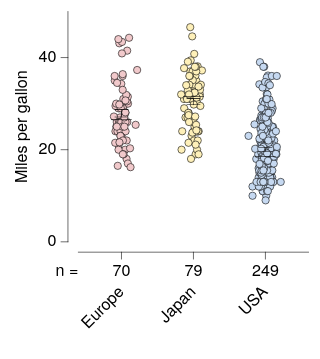

Vega-Lite specification for this chart:
### Vega-Lite specification from a JSON file in a GitHub repository (floating-point values rounded to 4 significant figures; data arrays with more than 128 entries replaced by an {"elided": "..."} marker saying what was removed)
{"background": null, "config": {"arc": {"fill": "#DBDBDB", "fillOpacity": 1.0, "innerRadius": 25.0, "padAngle": 0.03, "stroke": "black", "strokeOpacity": 1, "strokeWidth": 0.25}, "area": {"fill": "#DBDBDB", "fillOpacity": 1.0, "stroke": "black", "strokeOpacity": 1, "strokeWidth": 0.25}, "axis": {"domain": true, "domainCap": "round", "domainColor": "black", "domainWidth": 0.25, "grid": false, "gridCap": "round", "gridColor": "#F1F1F1", "gridDash": [0, 0], "gridOpacity": 1.0, "gridWidth": 0.25, "labelColor": "black", "labelFont": "Helvetica Neue", "labelFontSize": 7, "labelFontStyle": "normal", "labelFontWeight": 400, "offset": 4.5, "ticks": true, "tickCap": "round", "tickColor": "black", "tickRound": false, "tickSize": 3, "tickWidth": 0.25, "titleColor": "black", "titleFont": "Helvetica Neue", "titleFontSize": 7, "titleFontStyle": "normal", "titleFontWeight": 400}, "axisX": {"domain": true, "labelAlign": "center", "labelAngle": 0, "labels": true, "ticks": true, "translate": 0}, "axisY": {"domain": true, "labelAlign": "right", "labelAngle": 0, "labels": true, "ticks": true, "translate": 0}, "axisRight": {"domain": true, "labelAlign": "left", "labelAngle": 0, "labels": true, "ticks": true, "translate": 0}, "axisTop": {"domain": true, "labelAlign": "center", "labelAngle": 0, "labels": true, "ticks": true, "translate": 0}, "axisBand": {"tickOffset": 0}, "bar": {"fill": "#DBDBDB", "fillOpacity": 1.0, "stroke": "black", "strokeOpacity": 1, "strokeWidth": 0.25}, "boxplot": {"size": 9.0, "ticks": {"cornerRadius": 0.25, "fill": "black", "size": 4.5, "thickness": 0.25}, "box": {"fillOpacity": 1.0, "stroke": "black", "strokeOpacity": 1, "strokeWidth": 0.25}, "median": {"fill": "black", "fillOpacity": 1.0, "size": 9.0, "thickness": 0.25}, "rule": {"fill": "black", "fillOpacity": 1.0, "size": 10.0, "stroke": "black", "strokeDash": [0, 0], "strokeOpacity": 1, "strokeWidth": 0.25}, "outliers": {"color": "black", "fill": "black", "fillOpacity": 1.0, "size": 0, "stroke": "black", "strokeOpacity": 1, "strokeWidth": 0.25}}, "circle": {"fill": "black", "fillOpacity": 1.0, "size": 0.5, "stroke": null, "strokeOpacity": 1, "strokeWidth": 0.25}, "errorband": {"band": {"fillOpacity": 0.6, "stroke": null, "strokeWidth": 0.25, "strokeOpacity": 1}, "borders": {"opacity": 0, "strokeOpacity": 0.25, "strokeWidth": 1}}, "errorbar": {"opacity": 1, "rule": {"strokeDash": [0, 0], "strokeWidth": 0.25}, "ticks": {"color": "black", "cornerRadius": 0.125, "opacity": 1, "size": 6.0, "thickness": 0.25}, "thickness": 0.25}, "font": "Helvetica Neue", "geoshape": {"fill": "#DBDBDB", "fillOpacity": 1.0, "stroke": "black", "strokeOpacity": 1, "strokeWidth": 0.25}, "header": {"labelColor": "black", "labelFont": "Helvetica Neue", "labelFontSize": 7, "labelFontStyle": "normal", "labelFontWeight": 400, "titleColor": "black", "titleFont": "Helvetica Neue", "titleFontSize": 7, "titleFontStyle": "normal", "titleFontWeight": 400, "titlePadding": 0}, "legend": {"disable": false, "offset": 4.5, "titlePadding": 4, "labelOffset": 2, "gradientLabelOffset": 2, "gradientLength": 50.0, "gradientThickness": 5.0, "gradientOpacity": 1.0, "gradientStrokeColor": "black", "gradientStrokeWidth": 0.25, "labelColor": "black", "labelFont": "Helvetica Neue", "labelFontSize": 7, "labelFontStyle": "normal", "labelFontWeight": 400, "strokeColor": "black", "strokeWidth": 0, "symbolSize": 42, "symbolStrokeColor": "black", "symbolStrokeWidth": 0.25, "titleColor": "black", "titleFont": "Helvetica Neue", "titleFontSize": 7, "titleFontStyle": "normal", "titleFontWeight": 400}, "line": {"color": "black", "stroke": "black", "strokeCap": "round", "strokeDash": [0, 0], "strokeOpacity": 1, "strokeWidth": 0.375}, "point": {"filled": true, "fill": "#DBDBDB", "fillOpacity": 1.0, "size": 5.0, "stroke": "black", "strokeOpacity": 1, "strokeWidth": 0.25}, "range": {"category": ["#C6D9F1", "#F1C9CB", "#FEF0B9", "#CEE37A", "#7AA8E0", "#E589A3", "#FDDD5D", "#68B961", "#4177B1", "#C35082", "#E5C227", "#438156"], "diverging": {"scheme": ["#C35082", "#CE6D94", "#D989A7", "#E2A4BA", "#EABFCE", "#F1DBE2", "#F6F6F6", "#D7E0EB", "#B9CBE0", "#9BB6D5", "#7DA1C9", "#5F8CBD", "#4177B1"]}, "heatmap": {"scheme": ["#130010", "#27022E", "#370453", "#3D1E76", "#3A3B92", "#2E57AA", "#1374BA", "#1A90BE", "#20ABC1", "#27C6C1", "#48DEB3", "#91EE9F"]}, "ordinal": {"scheme": ["#F1F1F1", "#DBDBDB", "#C6C6C6", "#B2B2B2", "#9D9D9D", "#898989", "#767676", "#636363", "#515151", "#404040", "#2F2F2F", "#1F1F1F"]}, "ramp": {"scheme": ["#130010", "#27022E", "#370453", "#3D1E76", "#3A3B92", "#2E57AA", "#1374BA", "#1A90BE", "#20ABC1", "#27C6C1", "#48DEB3", "#91EE9F"]}}, "rule": {"color": "black", "stroke": "black", "strokeCap": "round", "strokeDash": [2, 2], "strokeOpacity": 1, "strokeWidth": 0.25}, "scale": {"bandPaddingInner": 0.1, "bandPaddingOuter": 0.1, "round": false}, "rect": {"fill": "#DBDBDB", "fillOpacity": 1.0, "stroke": "black", "strokeOpacity": 1, "strokeWidth": 0.25}, "square": {"fill": "#DBDBDB", "fillOpacity": 1.0, "size": 10.0, "stroke": "black", "strokeOpacity": 1, "strokeWidth": 0.25}, "text": {"color": "black", "font": "Helvetica Neue", "fontSize": 7, "fontStyle": "normal", "fontWeight": 400}, "title": {"anchor": "middle", "frame": "group", "color": "black", "font": "Helvetica Neue", "fontSize": 7, "fontStyle": "normal", "fontWeight": 400, "subtitleColor": "black", "subtitleFont": "Helvetica Neue", "subtitleFontSize": "Helvetica Neue", "subtitleFontStyle": "normal", "subtitleFontWeight": 400}, "view": {"continuousWidth": 100, "continuousHeight": 100, "discreteWidth": 100, "discreteHeight": 100, "fill": null, "stroke": null, "strokeWidth": 0.25}}, "vconcat": [{"layer": [{"data": {"name": "data-5a85ede2053d4aec77293cfb476ae07b"}, "mark": {"type": "circle", "opacity": 1.0, "size": 10.0, "stroke": "black", "strokeOpacity": 1, "strokeWidth": 0.25}, "encoding": {"color": {"field": "Origin", "legend": null, "sort": ["USA", "Europe", "Japan"], "title": null, "type": "nominal"}, "x": {"axis": {"labels": false, "title": null}, "field": "Origin", "sort": ["USA", "Europe", "Japan"], "title": "Origin", "type": "nominal"}, "xOffset": {"field": "jitter_x", "scale": {"domain": [-7.33, 7.33], "range": [5.17, 19.83]}, "type": "quantitative"}, "y": {"field": "Miles_per_Gallon", "title": "Miles per gallon", "type": "quantitative"}}}, {"data": {"name": "data-64e7897fd8423deef5c97d660b6d3367"}, "mark": {"type": "errorbar"}, "encoding": {"x": {"axis": {"labels": false, "title": null}, "field": "Origin", "sort": ["USA", "Europe", "Japan"], "title": "Origin", "type": "nominal"}, "y": {"field": "__mean", "title": "Miles per gallon", "type": "quantitative"}, "yError": {"field": "__error"}}}, {"data": {"name": "data-5a85ede2053d4aec77293cfb476ae07b"}, "mark": {"type": "boxplot", "box": {"fillOpacity": 0, "strokeOpacity": 0}, "outliers": {"opacity": 0}, "rule": {"strokeOpacity": 0}, "ticks": false}, "encoding": {"x": {"axis": {"labels": false, "title": null}, "field": "Origin", "sort": ["USA", "Europe", "Japan"], "title": "Origin", "type": "nominal"}, "y": {"field": "Miles_per_Gallon", "title": "Miles per gallon", "type": "quantitative"}}}]}, {"layer": [{"data": {"name": "data-f7b265060270c2eb724ce184e30b4700"}, "mark": {"type": "text", "align": "right", "baseline": "middle", "fontSize": 7}, "encoding": {"text": {"field": "__label", "type": "nominal"}, "x": {"value": 0}, "y": {"axis": {"domain": false, "grid": false, "labels": false, "ticks": false, "title": null}, "bandPosition": 0.5, "field": "__label", "scale": {"domain": ["n ="], "range": [0, 10]}, "sort": ["n ="], "type": "nominal"}}}, {"data": {"name": "data-1d730befcb87c9256aea8f96ff8be5d0"}, "mark": {"type": "text", "align": "center", "baseline": "middle", "fontSize": 7}, "encoding": {"text": {"field": "__value", "type": "nominal"}, "x": {"axis": {"domain": false, "grid": false, "labels": false, "ticks": false, "title": null}, "field": "__category", "sort": ["USA", "Europe", "Japan"], "type": "nominal"}, "y": {"axis": {"domain": false, "grid": false, "labels": false, "ticks": false, "title": null}, "bandPosition": 0.5, "field": "__label", "scale": {"domain": ["n ="], "range": [0, 10]}, "sort": ["n ="], "type": "nominal"}}}, {"data": {"name": "data-bc9f3d6464c20a9e6af43ca6b3673666"}, "mark": {"type": "text", "align": "right", "angle": 315, "baseline": "middle", "fontSize": 7}, "encoding": {"text": {"field": "__display", "type": "nominal"}, "x": {"axis": {"domain": false, "grid": false, "labels": false, "ticks": false, "title": null}, "field": "__category", "sort": ["USA", "Europe", "Japan"], "type": "nominal"}, "y": {"value": 12.71}}}], "height": 33, "view": {"fill": null, "stroke": null}, "width": 100}], "resolve": {"scale": {"x": "shared"}}, "spacing": 0, "$schema": "https://vega.github.io/schema/vega-lite/v6.4.1.json", "datasets": {"data-5a85ede2053d4aec77293cfb476ae07b": {"elided": "398 records"}, "data-64e7897fd8423deef5c97d660b6d3367": [{"Origin": "USA", "__mean": 20.08, "__error": 0.4058, "__dysonsphere__": 1}, {"Origin": "Japan", "__mean": 30.45, "__error": 0.6852, "__dysonsphere__": 1}, {"Origin": "Europe", "__mean": 27.89, "__error": 0.8037, "__dysonsphere__": 1}], "data-f7b265060270c2eb724ce184e30b4700": [{"__label": "n =", "__dysonsphere__": 1}], "data-1d730befcb87c9256aea8f96ff8be5d0": [{"__label": "n =", "__category": "USA", "__value": "249", "__dysonsphere__": 1}, {"__label": "n =", "__category": "Europe", "__value": "70", "__dysonsphere__": 1}, {"__label": "n =", "__category": "Japan", "__value": "79", "__dysonsphere__": 1}], "data-bc9f3d6464c20a9e6af43ca6b3673666": [{"__category": "USA", "__display": "USA", "__dysonsphere__": 1}, {"__category": "Europe", "__display": "Europe", "__dysonsphere__": 1}, {"__category": "Japan", "__display": "Japan", "__dysonsphere__": 1}]}}
